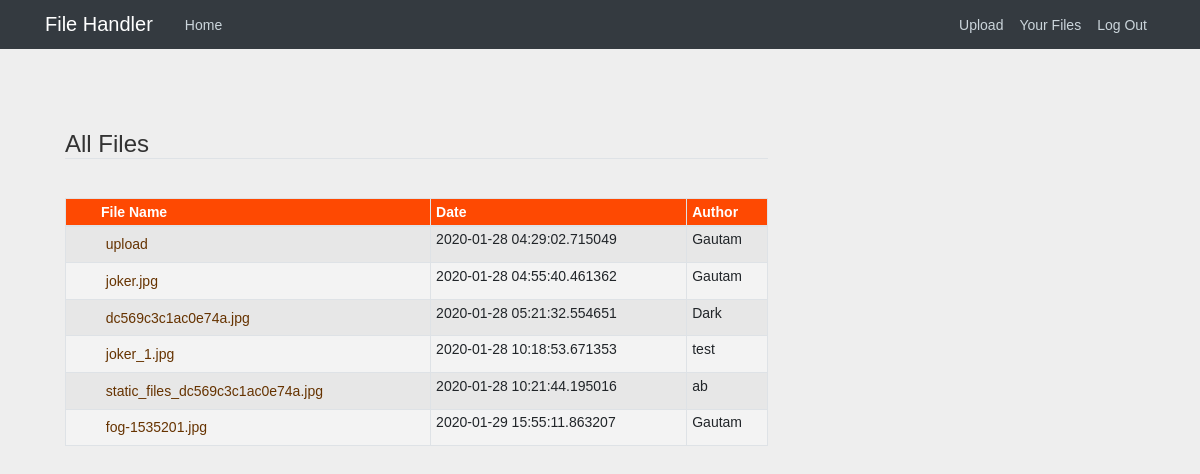
Page /allfiles (signed in) on the earlier database version.
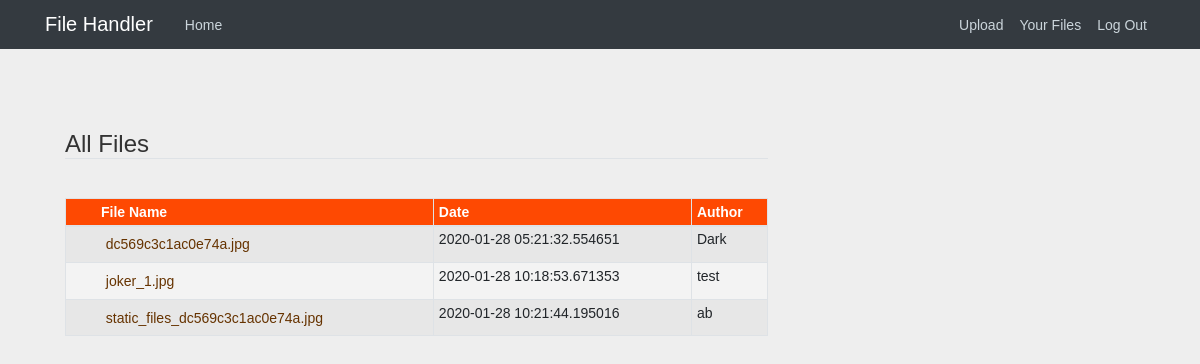
Same page on the later database version.
### files_all/models.py (models this page shows, shortened)
class FileContents(db.Model):
    id = db.Column(db.Integer, primary_key=True, unique=True)
    file_name = db.Column(db.String(300))
    user_id = db.Column(db.Integer, db.ForeignKey('user.id'), nullable=False)
    uploaded_on = db.Column(db.DateTime, nullable=False, default=datetime.utcnow)

class User(db.Model, UserMixin):
    id = db.Column(db.Integer, primary_key=True)
    username = db.Column(db.String(20), nullable=False, unique=True)
    email = db.Column(db.String(40), nullable=False, unique=True)
    password = db.Column(db.String(40), nullable=False)
    files = db.relationship('FileContents', backref='author', lazy=True)

### files_all/users/routes.py (the view)
@users.route("/allfiles", methods=['GET', 'POST'])
@login_required
def viewfiles():
    files = FileContents.query.all()
    return render_template("viewfiles.html", files=files, filesView=True)

### files_all/models.py (called while the page is built)
@login_manager.user_loader
def load_user(user_id):
    return User.query.get(int(user_id))

### files_all/templates/viewfiles.html
{% extends "layout.html" %}
    {% block content %}
         <fieldset class="form-group">
             <legend class="border-bottom mb-4">All Files</legend>
        <table class="table table-striped table-bordered table-sm" cellspacing="0" width="100%">
        <thead>
            <tr>
                <th>File Name</th>
                <th>Date</th>
                <th>Author</th>
            </tr>
        </thead>
        <tbody>
            {% for file in files %}
            <tr>
                <td><a href="{{url_for('static' , filename='files/' + file.file_name)}}" download>{{ file.file_name}}</a></td>
                <td>{{ file.uploaded_on}}</td>
                <td>{{ file.author.username }}</td>
            </tr>
            {% endfor %}
        </tbody>
        </table>
         </fieldset>
    {% endblock content %}

### files_all/templates/layout.html (shortened to what this page needs)
<!DOCTYPE html>
<html>
    <head>
        <link rel="stylesheet" href="https://stackpath.bootstrapcdn.com/bootstrap/4.3.1/css/bootstrap.min.css">
        <link rel="stylesheet" type="text/css" href="{{ url_for('static', filename='main.css') }}">
    </head>
    <body>
        <header class="site-header">
            <nav class="navbar navbar-expand-md navbar-dark bg-dark fixed-top">
                <div class="container">
                    <a class="navbar-brand mr-4" href="/">File Handler</a>
                <div class="collapse navbar-collapse" id="navbarToggle">
            <div class="navbar-nav mr-auto">
                <a class="nav-item nav-link" href="{{ url_for('users.home')}}">Home</a>
            </div>
            <div class="navbar-nav">
                {% if current_user.is_authenticated %}
                    {% if not isUpload %}
                        <a class="nav-item nav-link" href="{{ url_for('users.upload')}}">Upload</a>
                    {% endif %}
                    {% if not yourFile %}
                        <a class="nav-item nav-link" href="{{ url_for('users.viewyourfiles')}}">Your Files</a>
                    {% endif %}
                    <a class="nav-item nav-link" href="{{ url_for('users.logout')}}">Log Out</a>
                {% else %}
                    <a class="nav-item nav-link" href="{{ url_for('users.login')}}">Login</a>
                    <a class="nav-item nav-link" href="{{ url_for('users.register')}}">Register</a>
                {% endif %}
            </div>
            </div>
            </div>
            </nav>
        </header>
        <main role="main" class="container">
            <div class="row">
                <div class="col-md-8">
                    {% block content %}{% endblock %}
                </div>
            </div>
        </main>
    </body>
</html>

### files_all/static/main.css (style rules this page uses)
body { background: #fafafa; color: #333333; margin-top: 5rem; }
.site-header .navbar-nav .nav-link { color: #cbd5db; }
* { padding:0; margin:0; }
body { color: #333; font: 14px Sans-Serif; padding: 50px; background: #eee; }
table { background-color: #F3F3F3; border-collapse: collapse; width: 100%; margin: 15px 0; }
th { background-color: #FE4902; color: #FFF; cursor: pointer; padding: 5px 10px; }
td, th { text-align: left; }
a { text-decoration: none; }
td a { color: #663300; display: block; padding: 5px 10px; }
td:first-of-type a { background: url(./.images/file.png) no-repeat 10px 50%; padding-left: 35px; }
th:first-of-type { padding-left: 35px; }
tr:nth-of-type(odd) { background-color: #E6E6E6; }
table tr td:first-of-type a[href$=".jpg"], table tr td:first-of-type a[href$=".png"], table tr td:first-of-type a[href$=".gif"], table tr td:first-of-type a[href$=".svg"], table tr td:first-of-type a[href$=".jpeg"] { background-image: url(./.images/image.png); }

Differences in the rows shown:
removed FileContents: file_name "upload", uploaded_on "2020-01-28 04:29:02.715049", author.username "Gautam"
removed FileContents: file_name "joker.jpg", uploaded_on "2020-01-28 04:55:40.461362", author.username "Gautam"
removed FileContents: file_name "fog-1535201.jpg", uploaded_on "2020-01-29 15:55:11.863207", author.username "Gautam"
